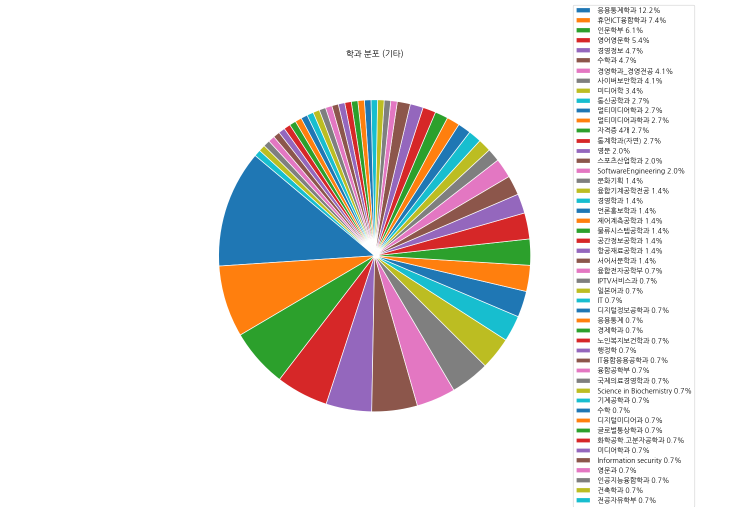
#> input picture 05 Crawling/기타학과.png, 1462 x 1013 px (shown at 1/2 size)
$ python -i tp.py   (imports and definitions only)
#> lines starting #> are read from the running program, lines starting #| are printed output that depends on the picture
#> further down, picture is the input picture: shape (1013, 1462, 3); mean B, G, R 223.2, 225.8, 228.7
import cv2
import numpy as np
import pandas as pd
from sklearn.decomposition import IncrementalPCA
from sklearn.preprocessing import StandardScaler
from sklearn.model_selection import KFold, train_test_split
from sklearn.metrics import accuracy_score, f1_score

from sklearn.linear_model import LogisticRegression
from sklearn.svm import SVC
from sklearn.neighbors import KNeighborsClassifier
from sklearn.ensemble import RandomForestClassifier, GradientBoostingClassifier

##########################
# HOG / HSV 파라미터
##########################
hog_winSize     = (64,64)
hog_blockSize   = (16,16)
hog_blockStride = (8,8)
hog_cellSize    = (8,8)
hog_nbins       = 9

hog_descriptor = cv2.HOGDescriptor(
    _winSize=hog_winSize,
    _blockSize=hog_blockSize,
    _blockStride=hog_blockStride,
    _cellSize=hog_cellSize,
    _nbins=hog_nbins
)

def extract_feature_hsv_hog(img_bgr, h_bins=8, s_bins=8, v_bins=8):
    # HSV hist
#> called with h_bins = 8, s_bins = 8, v_bins = 8
    img_hsv = cv2.cvtColor(img_bgr, cv2.COLOR_BGR2HSV)
#> img_hsv: shape (1013, 1462, 3); mean H, S, V 12.9, 33.8, 239.5
    hist = cv2.calcHist([img_hsv],[0,1,2],None,[h_bins,s_bins,v_bins],[0,180,0,256,0,256])
    hist = cv2.normalize(hist, hist).flatten().astype(np.float32)  # shape=(512,)
#> hist = 512 values, max 0.997 at index 7, min 0 at index 8, mean 0.00252

    # HOG
    img_gray = cv2.cvtColor(img_bgr, cv2.COLOR_BGR2GRAY)
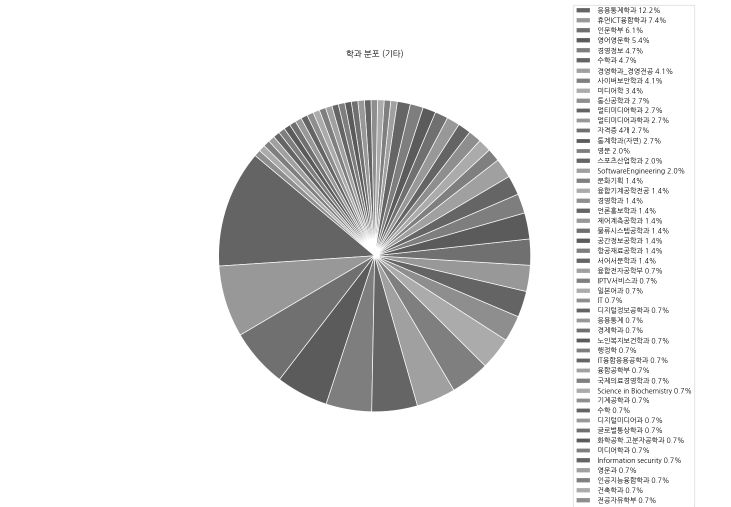
#> img_gray: shape (1013, 1462) (shown at 1/2 size); min 0, max 255, mean 226.4
    hog_vec = hog_descriptor.compute(img_gray)
    hog_vec = hog_vec.flatten().astype(np.float32)

    feat = np.concatenate([hist, hog_vec], axis=0)  # 대략 512 + 1764 = 2276
    return feat

# [222 lines left out: functions augment_image, train_all_models_from_images_incremental, not called in this run]


# [1 line not run here, left out]

>>> import cv2
>>> picture = cv2.imread('../../05 Crawling/기타학과.png')
>>> result = extract_feature_hsv_hog(picture)

$ run again, on 05 Crawling/어학성적워드클라우드.png
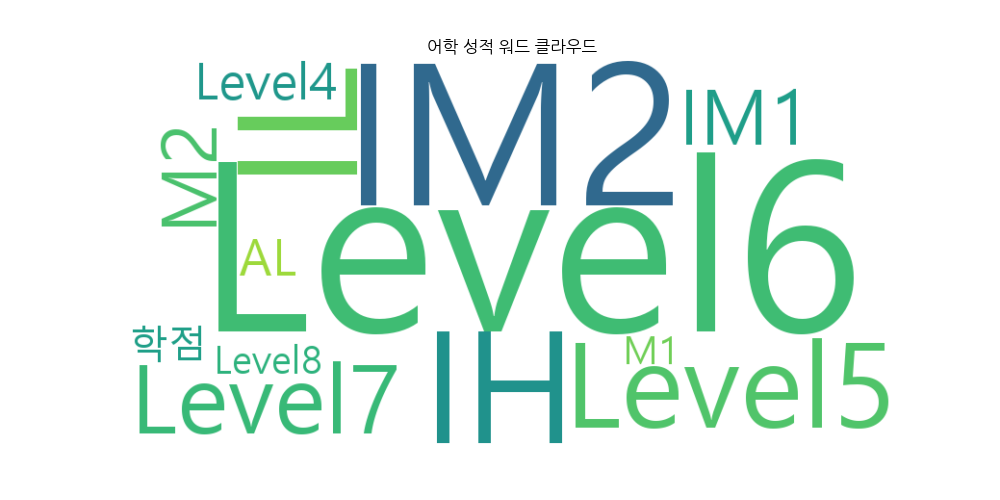
#> input picture 05 Crawling/어학성적워드클라우드.png, 1000 x 500 px
#> picture is the input picture: shape (500, 1000, 3); mean B, G, R 235, 242.1, 226.2
#> img_hsv: shape (500, 1000, 3); mean H, S, V 13.3, 24.6, 243.1
#> hist = 512 values, max 0.996 at index 7, min 0 at index 8, mean 0.00235
#> in extract_feature_hsv_hog, `img_gray = cv2.cvtColor(img_bgr, cv2.COLOR_BGR2GRAY)`:
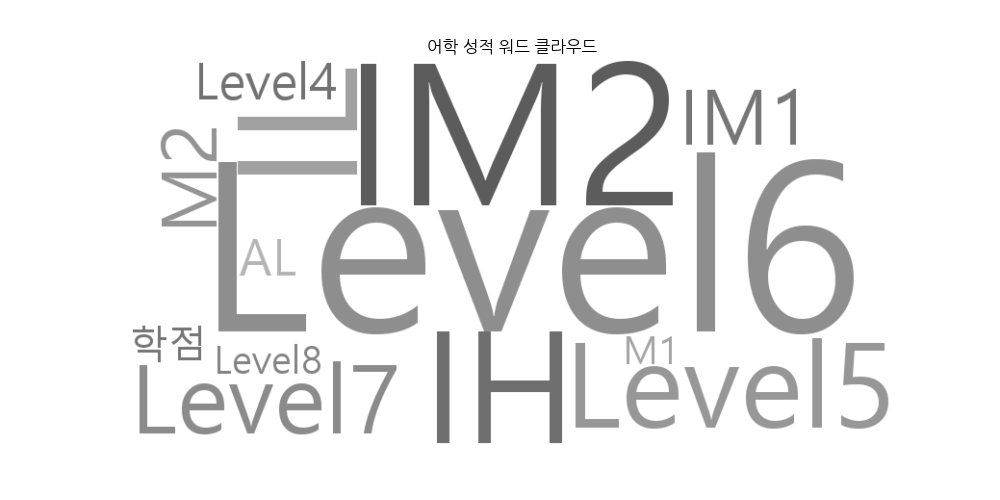
#> img_gray: shape (500, 1000); min 0, max 255, mean 236.5

$ run again, on 05 Crawling/자격증.png
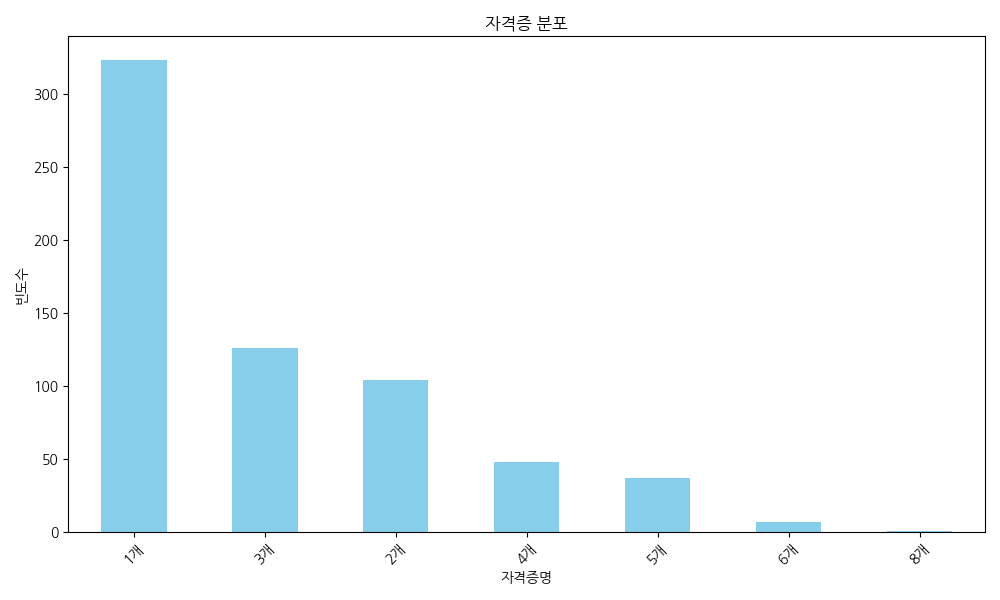
#> input picture 05 Crawling/자격증.png, 1000 x 600 px
#> picture is the input picture: shape (600, 1000, 3); mean B, G, R 251, 248, 240.7
#> img_hsv: shape (600, 1000, 3); mean H, S, V 10.2, 11.3, 251
#> hist = 512 values, max 0.993 at index 7, min 0 at index 8, mean 0.00218
#> in extract_feature_hsv_hog, `img_gray = cv2.cvtColor(img_bgr, cv2.COLOR_BGR2GRAY)`:
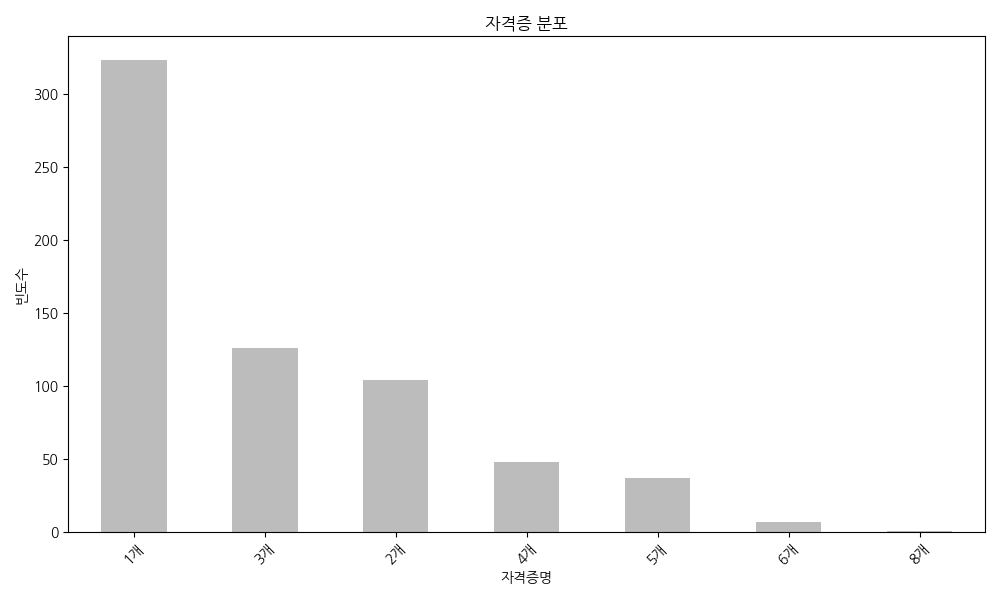
#> img_gray: shape (600, 1000); min 0, max 255, mean 246.1

$ run again, on 05 Crawling/토익점수분포.png
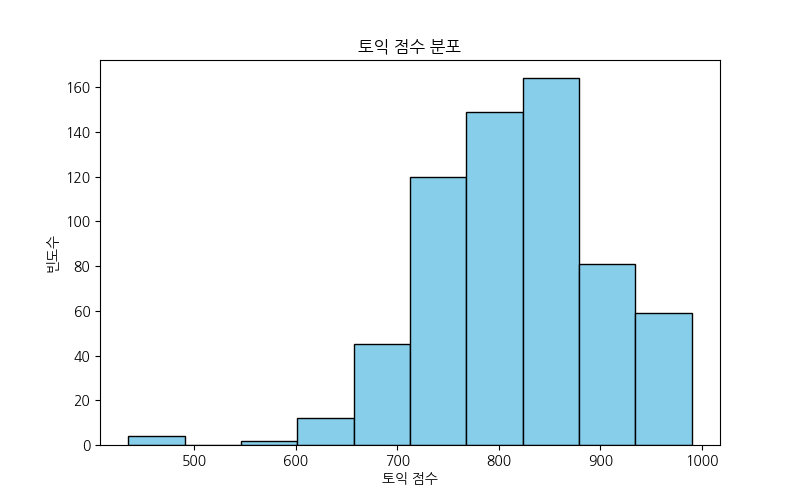
#> input picture 05 Crawling/토익점수분포.png, 800 x 500 px
#> picture is the input picture: shape (500, 800, 3); mean B, G, R 246.5, 240.9, 227.2
#> img_hsv: shape (500, 800, 3); mean H, S, V 19.4, 21.3, 246.5
#> hist = 512 values, max 0.973 at index 7, min 0 at index 8, mean 0.00242
#> in extract_feature_hsv_hog, `img_gray = cv2.cvtColor(img_bgr, cv2.COLOR_BGR2GRAY)`:
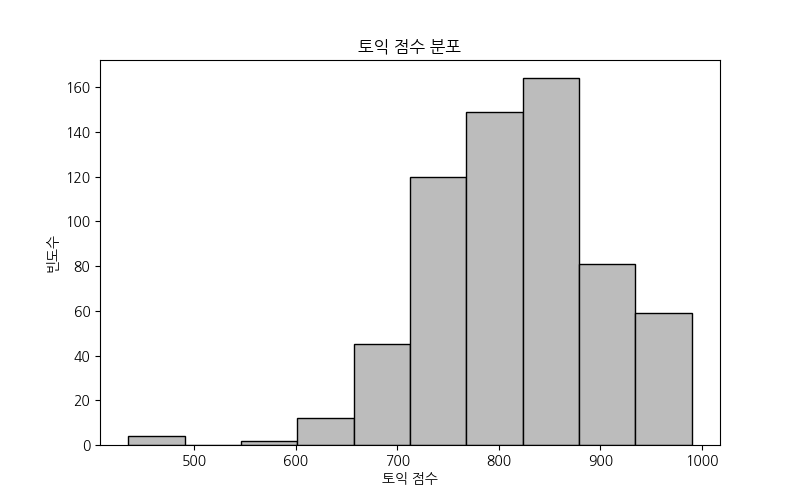
#> img_gray: shape (500, 800); min 0, max 255, mean 237.4
